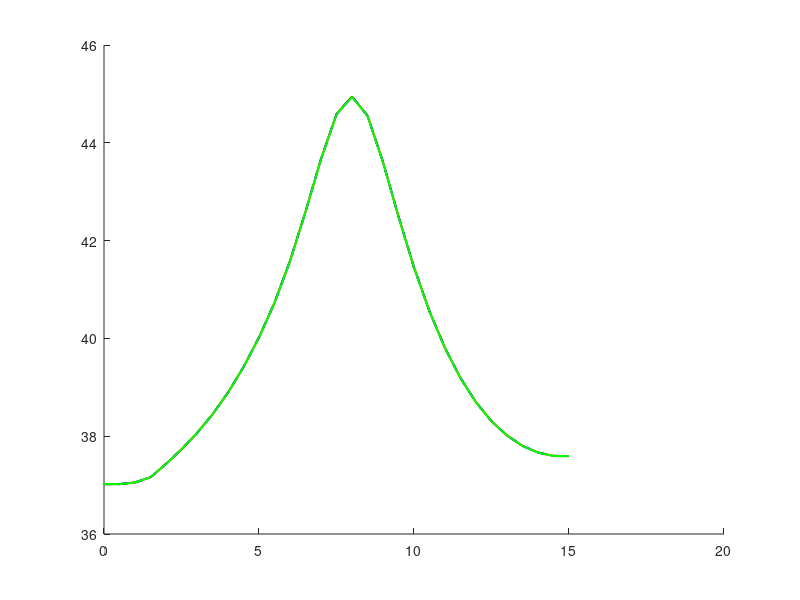

Recreate this plot in MATLAB. (Note: this script raises an error after producing the figure.)
%––––––––––––––––––––––––––––––––––––––––––––––––––––––––––––––––––––––––––––
% 1D hyperbolic bioheat with Gaussian tumor source, 3 skin layers, finer mesh
% Produces three T(x) profiles at t=10 s:
%   1) FULL model (Qm + Qd + Qb + Qv + Qr)
%   2) NO Qv      (Qm + Qd + Qb     + Qr)
%   3) NO Qv,Qd   (Qm       + Qb     + Qr)
% Then plots these three curves together, with a zoomed‐in inset.
%––––––––––––––––––––––––––––––––––––––––––––––––––––––––––––––––––––––––––––

clear; clc;

%% 1) DISCRETIZE TIME & SPACE
L_epi  = 0.0015;   % [m] Epidermis thickness (1.5 mm)
L_derm = 0.0035;   % [m] Dermis thickness   (3.5 mm)
L_subq = 0.01;     % [m] Subcutaneous      (10 mm)
Lx     = L_epi + L_derm + L_subq;   % [m] total thickness (15 mm)

x_ast  = 0.008;    % [m] Tumor center (8 mm from surface)

dx         = 0.0005;         % [m] spatial step
dt         = 0.015;          % [s] time step
max_time   = 10;             % [s] final time
time_steps = round(max_time/dt) + 1;
time       = (0:(time_steps-1)) * dt;

x  = 0:dx:Lx;     
nx = numel(x);

% Assign layer index: 1=epi, 2=derm, 3=subq
layer = zeros(1,nx);
layer(x <= L_epi)                          = 1;
layer(x > L_epi & x <= (L_epi + L_derm))   = 2;
layer(x > (L_epi + L_derm))                = 3;

% Find index for tumor location
[~, iTumor] = min(abs(x - x_ast));

%% 2) CONSTANTS AND PARAMETERS
% ––– Physical parameters per layer
rho    = [1150, 1116, 900];    % [kg/m^3]
c      = [3590, 3300, 2500];   % [J/(kg·°C)]
k      = [0.2, 0.45, 0.3];     % [W/(m·°C)]
k_star = [0.1, 0.1, 0.1];       % [W/(m·°C·s)]

% ––– Blood‐ and convection
h     = 4.5;       % [W/(m^2·°C)]
wb    = 0.0098;    % [1/s]
rho_b = 1056;      % [kg/m^3]
cb    = 4000;      % [J/(kg·°C)]

Qm0 = 50.65;       % [W/m^3]
Tb  = 37;          % [°C]
Tl  = [37, 37, 37];% [°C] ambient‐reference per layer
T0  = 37;          % [°C]

% ––– Gaussian heat‐source parameters (same for all runs)
S     = 15;       
P     = 35;       
a0    = 1e6;      
% Qr(i) = rho(layer(i))*S*P * exp(-a0*(x(i)-x_ast)^2)

% ––– Water diffusion / vaporization constants
Da      = 2.5e-5;    % [m^2/s]
Mw      = 0.018;     
Ra      = 8.314;     
Tw      = 306;       % [K] (~33 °C)
Pw      = 5600;      % [Pa]
RH      = 0.5;       
delta   = 1e-4;      
c_air   = 1005;      
Df      = [2e-9, 2e-9, 2e-9];  % [m^2/s] per layer
cw      = 4180;      
rho_s   = 1100;      
rho_c   = 1000;      
nabla_r2 = (Lx/3)^2;          % [m^2]

% ––– Hyperbolic relaxation times (overridden per scenario)
tauQ_default = 10;  % [s]
tauT_default = 20;  % [s]
tauV_default = 1;   % [s]

%% 3) PREALLOCATE final‐time profiles for 3 scenarios
T_full   = zeros(nx,1);   % Full model at t = 10 s
T_noQv   = zeros(nx,1);   % No Qv at t = 10 s
T_noQvQd = zeros(nx,1);   % No Qv & Qd at t = 10 s

%% 4) RUN SCENARIOS
for scenario = 1:3
    % Reset initial temperature
    T     = ones(nx,1) * T0;
    T_new = T; 
    
    % Decide which terms to zero out:
    switch scenario
        case 1
            include_Qv = true;
            include_Qd = true;
        case 2
            include_Qv = false;
            include_Qd = true;
        case 3
            include_Qv = false;
            include_Qd = false;
    end
    
    % Set tau’s to defaults (only Qv/Qd vary here)
    tau_q = tauQ_default;
    tau_T = tauT_default;
    tau_v = tauV_default;
    
    % Time‐march to t = 10 s
    for n = 1:time_steps
        for i = 2:(nx-1)
            L = layer(i);
            
            % 1) Metabolic heat
            Qm = Qm0 * (1 + (Tl(L) - T0)/10);
            
            % 2) Water diffusion (only if include_Qd == true)
            if include_Qd
                Qd = (Df(L) * cw * (rho_s - rho_c) / nabla_r2) * (T(i) - Tl(L));
            else
                Qd = 0;
            end
            
            % 3) Blood perfusion (dermis & subq)
            if L > 1
                Qb = wb * rho_b * cb * (Tb - Tl(L));
            else
                Qb = 0;
            end
            
            % 4) Vaporization (only if include_Qv == true AND L == 1)
            if include_Qv && (L == 1)
                Delta_m    = (Da*Mw/(Ra*Tw)) * (Pw/Tw) * RH/(delta*c_air);
                Delta_Hvap = 2400e3;   % J/kg
                Qv = Delta_m * Delta_Hvap / (delta * c_air);
            else
                Qv = 0;
            end
            
            % 5) Gaussian tumor source
            Qr = rho(L) * S * P * exp( -a0 * (x(i) - x_ast)^2 );
            
            % 6) Total volumetric source
            Q_tot = Qm + Qd + Qb + Qv + Qr;
            
            % 7) Second spatial derivative
            d2Tdx2 = (T(i+1) - 2*T(i) + T(i-1)) / dx^2;
            
            % 8) Hyperbolic bioheat update
            dTdt(i)   = (k(L) * d2Tdx2 + Q_tot) / (rho(L) * c(L));
            d2Tdt2(i) = (k_star(L) * d2Tdx2) / (rho(L) * c(L));
            
            T_new(i) = T(i) + dt * ( ...
               dTdt(i) + tau_q * dTdt(i) ...
             - tau_T * d2Tdt2(i) ...
             + (k(L) + k_star(L)*tau_v) * dTdt(i) );
        end
        
        % Convective BC at i=1 (left) & i=nx (right)
        L1 = layer(1);
        T_new(1)  = (h * dx * Tl(L1) + k(L1) * T_new(2))   / (h*dx + k(L1));
        L2 = layer(nx);
        T_new(nx) = (h * dx * Tl(L2) + k(L2) * T_new(nx-1)) / (h*dx + k(L2));
        
        % Advance
        T = T_new;
    end
    
    % Store final profile at t=10 s
    switch scenario
        case 1
            T_full = T;
        case 2
            T_noQv = T;
        case 3
            T_noQvQd = T;
    end
end

%% 5) PLOT THE THREE FINAL PROFILES AT t=10 s, WITH ZOOM‐INSET
hFig = figure('Position',[200,200,800,500]);
hMainAx = axes('Parent',hFig);
hold(hMainAx,'on');

plot(hMainAx, x*1000, T_full,   'r',  'LineWidth',1.5, 'DisplayName','Full model');
plot(hMainAx, x*1000, T_noQv,   'b--', 'LineWidth',1.5, 'DisplayName','No Q_v');
plot(hMainAx, x*1000, T_noQvQd, 'g',  'LineWidth',1.5, 'DisplayName','No Q_v & Q_d');

% Mark layer boundaries and tumor on main plot
xline(hMainAx, 0,                '-', {'Epidermis'},        'HandleVisibility','off','FontSize',12);
xline(hMainAx, L_epi*1e3,        '-', {'Dermis'},           'HandleVisibility','off','FontSize',12);
xline(hMainAx, (L_epi+L_derm)*1e3,'-', {'Subcutaneous'},    'HandleVisibility','off','FontSize',12);
xline(hMainAx, x_ast*1e3,        '-r', {'Tumor'},          'LineWidth',3, 'HandleVisibility','off','FontSize',14);

xlabel(hMainAx,'Distance (mm)','FontSize',14);
ylabel(hMainAx,'Temperature (°C)','FontSize',14);
title(hMainAx,'T(x) at t = 10 s: full vs. no Q_v vs. no Q_v & Q_d','FontSize',16);
legend(hMainAx,'Location','best','FontSize',12);
grid(hMainAx,'on');
hold(hMainAx,'off');

% --------------- ZOOM-IN INSET ----------------
% Zoom window: x ∈ [7.8, 7.9] mm, T ∈ [44.82, 44.87] °C
x_zoom_min = 7.8;   x_zoom_max = 7.9;
y_zoom_min = 44.82; y_zoom_max = 44.87;

% 1) Draw dashed rectangle on main axes to denote zoom region
hold(hMainAx,'on');
rectangle(hMainAx, ...
    'Position',[x_zoom_min, y_zoom_min, x_zoom_max - x_zoom_min, y_zoom_max - y_zoom_min], ...
    'EdgeColor','k', 'LineStyle','-', 'LineWidth',1.2);
hold(hMainAx,'off');

% 2) Create inset axes in upper-right portion of the figure
insetPos = [0.75, 0.6, 0.1, 0.1];  % [left bottom width height] in normalized units
hInsetAx = axes('Parent',hFig, 'Position',insetPos);
box(hInsetAx,'on');
hold(hInsetAx,'on');

% 3) Re-plot the same three curves within the inset
plot(hInsetAx, x*1000, T_full,   'r-',  'LineWidth',1);
plot(hInsetAx, x*1000, T_noQv,   'b--', 'LineWidth',1);
plot(hInsetAx, x*1000, T_noQvQd, 'g',  'LineWidth',1);

% 4) Set zoom‐in limits on inset
xlim(hInsetAx, [x_zoom_min, x_zoom_max]);
ylim(hInsetAx, [y_zoom_min, y_zoom_max]);
xlabel('Zoomed in region');

% 5) Optionally remove tick labels for a clean inset look
set(hInsetAx, 'XTick', [], 'YTick', []);
hold(hInsetAx,'off');

%% 6) PLOT: TUMOR TEMPERATURE VS. TIME (FULL MODEL)
% figure;
% plot(time, T_full(iTumor)*ones(size(time)), 'r', 'LineWidth',2);
% xlim([0, max_time]);
% xlabel('Time (s)',            'FontSize',14);
% ylabel('Tumor Temperature (°C)','FontSize',14);
% title('Tumor Temperature vs. Time (full model final)','FontSize',16);
% grid on;
